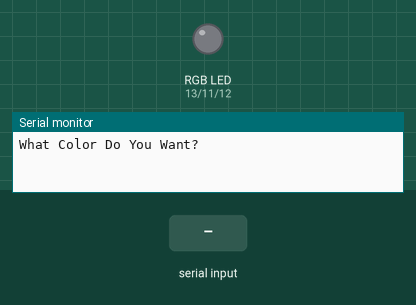
A sketch run on a simulated Arduino Uno, built with avr-gcc and run on an emulated ATmega328P. Shown: an RGB LED mixed from three pins (HIGH = lit), the last lines printed to the serial monitor. Inputs (shaded band) come from the test bench.

Above: at 1.2 s.
1.3 s: "red" received over Serial
At 3.1 s:
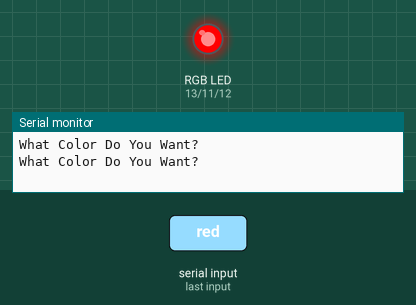
3.8 s: "blue" received over Serial
At 6.0 s:
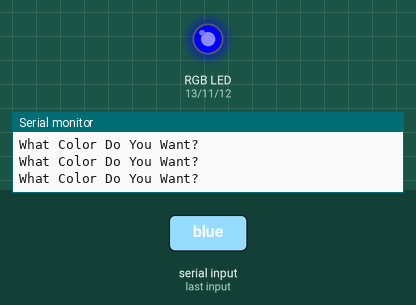
6.3 s: "green" received over Serial
At 8.2 s:
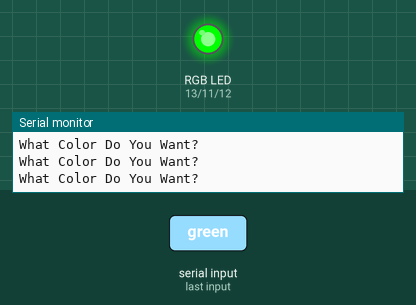
8.8 s: "Red" received over Serial
At 11.0 s:
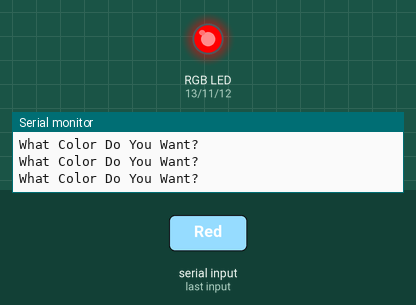
11.3 s: "Blue" received over Serial
At 13.1 s:
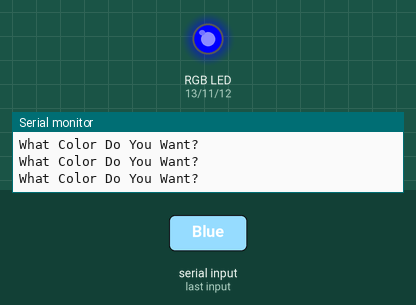
Timing chart, 0 to 14.6 s (numbered marks = the images above; inputs shaded):
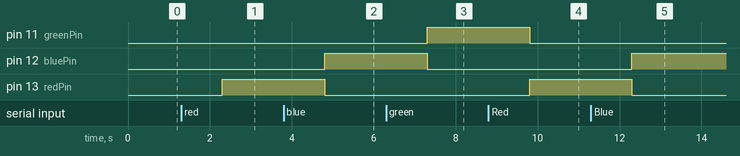

Measured:
- after the input at 1.3 s, pin 13 (redPin): LOW → HIGH after 1.0 s
- after the input at 3.8 s, pin 12 (bluePin): LOW → HIGH after 1.0 s; pin 13 (redPin): HIGH → LOW after 1.0 s
- after the input at 6.3 s, pin 11 (greenPin): LOW → HIGH after 1.0 s; pin 12 (bluePin): HIGH → LOW after 1.0 s
- after the input at 8.8 s, pin 11 (greenPin): HIGH → LOW after 1.0 s; pin 13 (redPin): LOW → HIGH after 1.0 s
- after the input at 11.3 s, pin 12 (bluePin): LOW → HIGH after 1.0 s; pin 13 (redPin): HIGH → LOW after 1.0 s

The sketch:

rgbLED.ino
```cpp
//RGB LEDS
int redPin =13;
int greenPin = 11;
int bluePin =12;
String myColor;
String msg = "What Color Do You Want? ";


void setup() {
  // put your setup code here, to run once:

  Serial.begin(9600);
  pinMode(redPin,OUTPUT);
  pinMode(greenPin,OUTPUT);
  pinMode(bluePin,OUTPUT);


}

void loop() {
  // put your main code here, to run repeatedly:

  Serial.println(msg);
  while(Serial.available() ==0) {}
  myColor = Serial.readString();

  if (myColor == "red" || myColor == "Red") {
    digitalWrite(redPin,HIGH);
    digitalWrite(greenPin,LOW);
    digitalWrite(bluePin,LOW);
  }

  if (myColor == "blue" || myColor == "Blue") {
    digitalWrite(redPin,LOW);
    digitalWrite(greenPin,LOW);
    digitalWrite(bluePin,HIGH);
  }
  if (myColor == "green" || myColor == "Green") {
    digitalWrite(redPin,LOW);
    digitalWrite(greenPin,HIGH);
    digitalWrite(bluePin,LOW);
  }

  if (myColor == "off" || myColor == "Off") {
    digitalWrite(redPin,LOW);
    digitalWrite(greenPin,LOW);
    digitalWrite(bluePin,LOW);
  }

  if (myColor == "purple" || myColor == "Purple") {
    digitalWrite(redPin,HIGH);
    digitalWrite(greenPin,LOW);
    digitalWrite(bluePin,HIGH);
  }

  if (myColor == "yellow" || myColor == "Yellow") {
    digitalWrite(redPin,HIGH);
    digitalWrite(greenPin,HIGH);
    digitalWrite(bluePin,LOW);
  }

  if (myColor == "aqua" || myColor == "Aqua") {
    digitalWrite(redPin,LOW);
    analogWrite(greenPin,HIGH);
    analogWrite(bluePin,HIGH);
  }
  if (myColor == "white" || myColor == "White") {
    digitalWrite(redPin,HIGH);
    digitalWrite(greenPin,HIGH);
    digitalWrite(bluePin,HIGH);
  }

}
```
